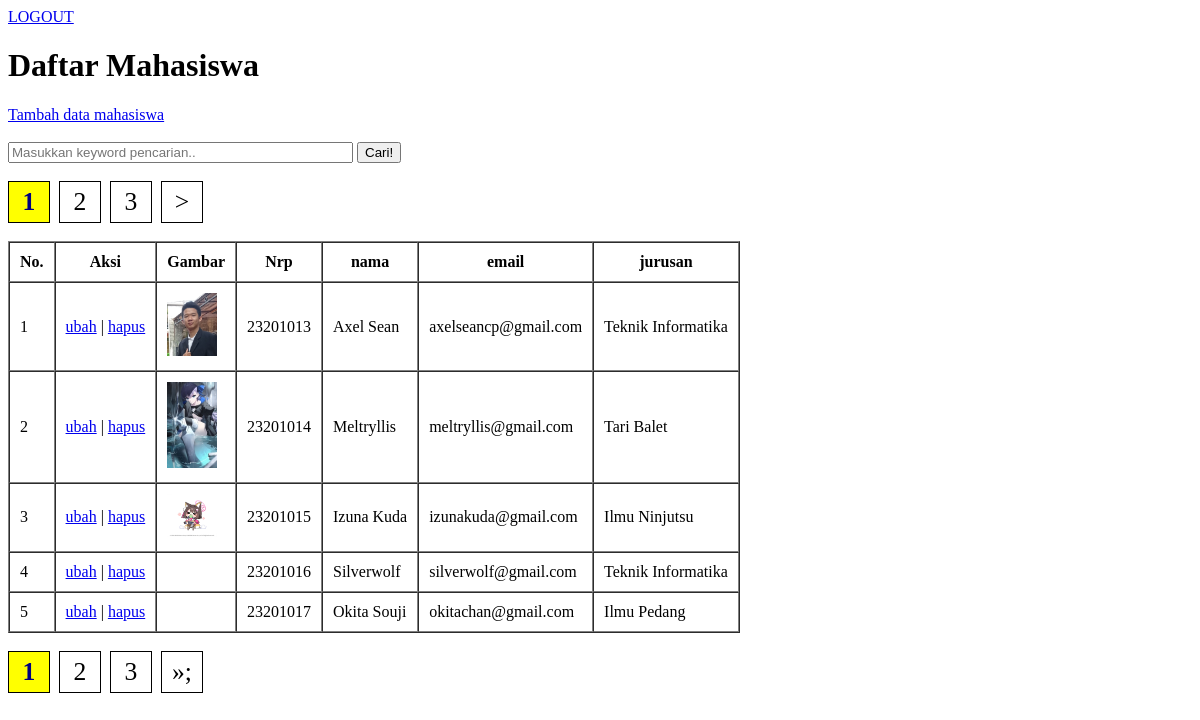
Screenshot of /pertemuan18/index.php (signed in) with the database file from the repository.
### tables this page shows
create table mahasiswa (
    id int primary key auto_increment,
    nama varchar(100),
    nrp varchar(10),
    email varchar(100),
    jurusan varchar(100),
    gambar varchar(100)
);

### pertemuan18/functions.php (called while the page is built, shortened)
<?php
$conn = mysqli_connect("localhost", "root", "", "phpdasar");
function query($query){
    global $conn;
    $result = mysqli_query($conn, $query);
    $rows = [];
    while ($row = mysqli_fetch_assoc($result)){
        $rows[] = $row;
    }
    return $rows;
}
function pagination($jumlahDataPerHalaman){
    $jumlahData = count(query("SELECT * FROM mahasiswa"));
    $jumlahHalaman = ceil($jumlahData / $jumlahDataPerHalaman);
    $halamanAktif = ( isset($_GET["halaman"]) ) ? $_GET["halaman"] : 1;
    $awalData = ( $jumlahDataPerHalaman * $halamanAktif ) - $jumlahDataPerHalaman;
    $mahasiswa = query("SELECT * FROM mahasiswa LIMIT $awalData, $jumlahDataPerHalaman");
    return array('mahasiswa' => $mahasiswa, 'jumlahHalaman' => $jumlahHalaman, 'halamanAktif' => $halamanAktif);
}
?>

### pertemuan18/index.php (the view, shortened to what this page needs)
<?php
$dataPagination = pagination(5);
$mahasiswa = $dataPagination["mahasiswa"];
$jumlahHalaman = $dataPagination["jumlahHalaman"];
$halamanAktif = $dataPagination["halamanAktif"];
?>
<!DOCTYPE html>
<html lang="en">
<head>
</head>
<body>
    <a href="logout.php">LOGOUT</a>
    <h1>Daftar Mahasiswa</h1>
    <a href="tambah.php">Tambah data mahasiswa</a>
    <br><br>
    <form action="" method="post">
        <input type="text" name="keyword" size="40" autofocus placeholder="Masukkan keyword pencarian.." autocomplete="off">
        <button type="submit" name="cari">Cari!</button>
    </form>
    <br>
    <?php for($i = 1; $i <= $jumlahHalaman; $i++) : ?>
        <?php if($i == $halamanAktif) : ?>
            <a href="?halaman=<?= $i; ?>" class="current page" > <?= $i ?> </a>
        <?php else : ?>
            <a href="?halaman=<?= $i; ?>" class="page" > <?= $i ?> </a>
        <?php endif; ?>
    <?php endfor; ?>
    <?php if($halamanAktif < $jumlahHalaman) : ?>
        <a href="?halaman=<?= $halamanAktif+1 ?>" class="page">&gt;</a>
    <?php endif; ?>
    <br> <br>
    <table border="1" cellpadding="10" cellspacing="0">
        <tr>
            <th>No.</th>
            <th>Aksi</th>
            <th>Gambar</th>
            <th>Nrp</th>
            <th>nama</th>
            <th>email</th>
            <th>jurusan</th>
        </tr>
        <?php $ctr=1; ?>
        <?php foreach($mahasiswa as $row) : ?>
        <tr>
            <td><?= $ctr; ?></td>
            <td>
                <a href="ubah.php?id=<?= $row["id"]; ?>">ubah</a> |
                <a href="hapus.php?id=<?= $row["id"]; ?>" onclick="return confirm('yakin?')">hapus</a>
            </td>
            <td><img src="img/<?php echo $row["gambar"]; ?>" alt="" width="50"></td>
            <td><?= $row["nrp"]; ?></td>
            <td><?= $row["nama"]; ?></td>
            <td><?= $row["email"]; ?></td>
            <td><?= $row["jurusan"]; ?></td>
        </tr>
        <?php $ctr++; ?>
        <?php endforeach; ?>
    </table>
    <br>
    <?php for($i = 1; $i <= $jumlahHalaman; $i++) : ?>
        <?php if($i == $halamanAktif) : ?>
            <a href="?halaman=<?= $i; ?>" class="current page" > <?= $i ?> </a>
        <?php else : ?>
            <a href="?halaman=<?= $i; ?>" class="page" > <?= $i ?> </a>
        <?php endif; ?>
    <?php endfor; ?>
    <?php if($halamanAktif < $jumlahHalaman) : ?>
        <a href="?halaman=<?= $halamanAktif+1 ?>" class="page">&raquo;;</a>
    <?php endif; ?>
</body>
</html>

### pertemuan18/index.php (style rules this page uses)
.page { display: inline-block; font-size: 1.6rem; border: 1px solid black; text-decoration: none; text-align: center; width: 40px; height: 40px; line-height: 40px; margin-right: 5px; color: black; }
.current { font-weight: bold; background-color: yellow; color: navy; }

### rows the page displays
mahasiswa: gambar (picture), nrp "23201013", nama "Axel Sean", email "axelseancp@gmail.com", jurusan "Teknik Informatika"
mahasiswa: gambar (picture), nrp "23201014", nama "Meltryllis", email "meltryllis@gmail.com", jurusan "Tari Balet"
mahasiswa: gambar (picture), nrp "23201015", nama "Izuna Kuda", email "izunakuda@gmail.com", jurusan "Ilmu Ninjutsu"
mahasiswa: nrp "23201016", nama "Silverwolf", email "silverwolf@gmail.com", jurusan "Teknik Informatika"
mahasiswa: nrp "23201017", nama "Okita Souji", email "okitachan@gmail.com", jurusan "Ilmu Pedang"
